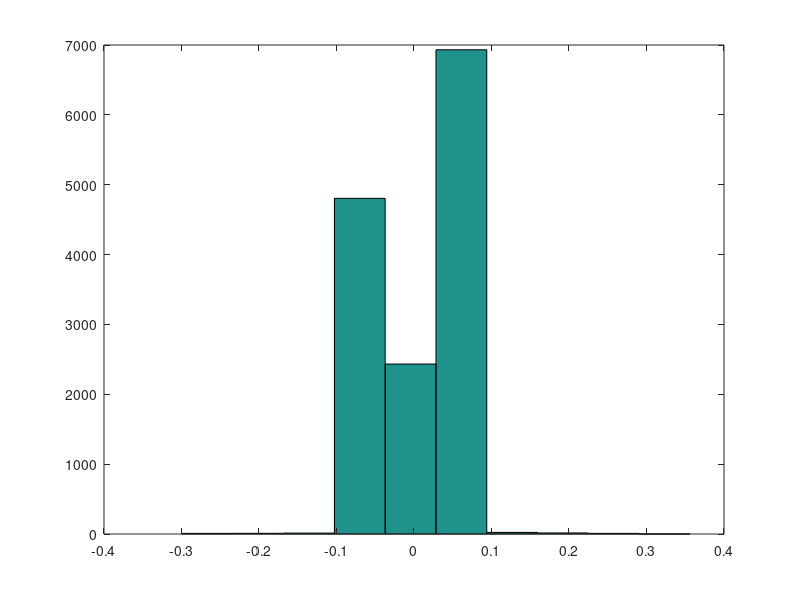
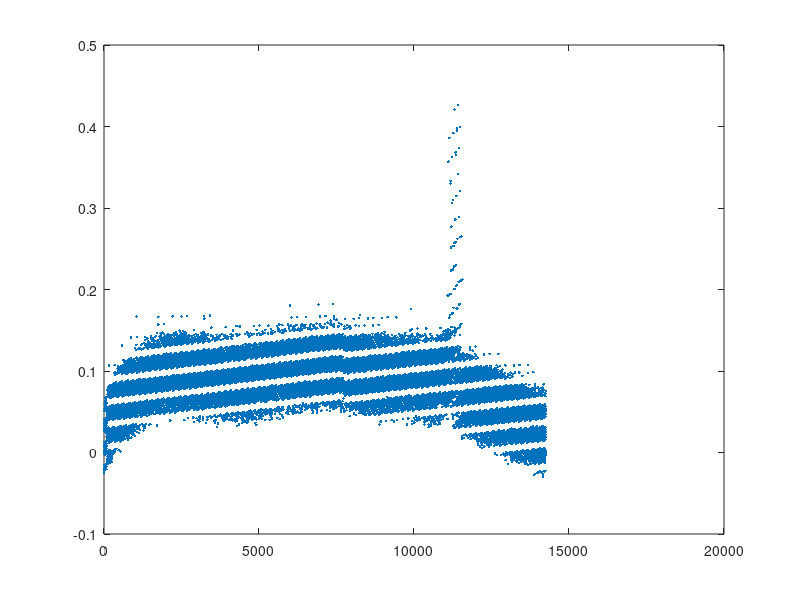
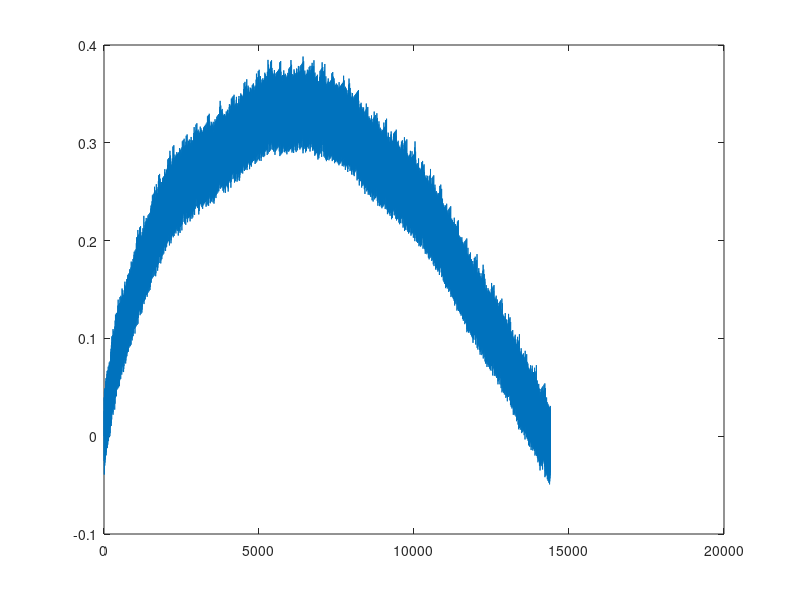
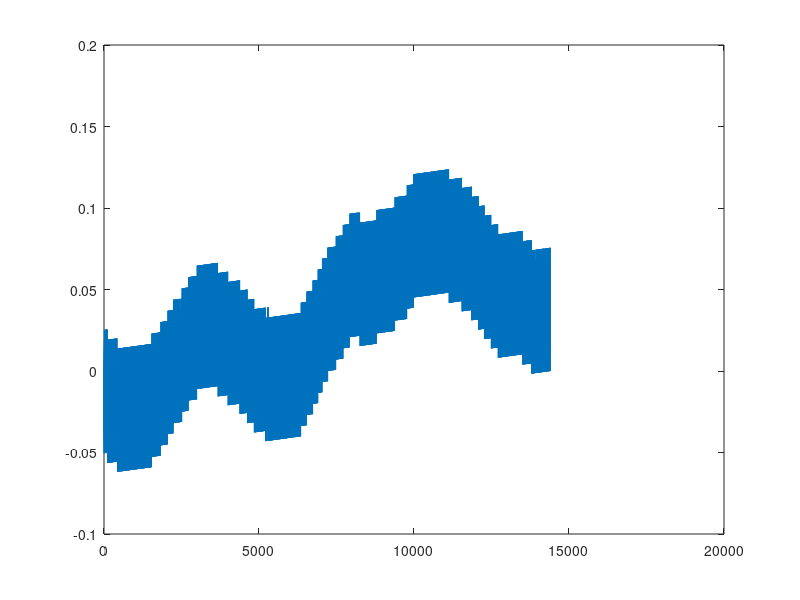

MATLAB code to generate these figures, in order:
load dEyeFrame 
load dEyeTime 
load dTrackerFrame 
load dTrackerTime 
load dDisplayFrame 
load dDisplayTime



nPoints = length(dEyeFrame);
iRange = 150:nPoints;
dEyeTime =  dEyeTime(iRange); 
dEyeFrame =  dEyeFrame(iRange); 
dC1 = (dEyeTime(end) - dEyeTime(1))/(dEyeFrame(end) - dEyeFrame(1));
dC0 = dEyeTime(1);
dCalcEyeTime = dC0 + dC1 * (dEyeFrame- dEyeFrame(1));

fprintf('IScan frame rate: %g\n', 1000/dC1);

dEyeErr = dEyeTime - dCalcEyeTime;
figure;

dEyeErrDiff = diff(dEyeErr);
hist(dEyeErrDiff);

figure;
plot(dEyeErr, '.');


dC0 = dTrackerTime(1);
dC1 = (dTrackerTime(end) - dTrackerTime(1))/(dTrackerFrame(end) - dTrackerFrame(1));
dC0 = dTrackerTime(1);
dCalcTrackerTime = dC0 + dC1 * (dTrackerFrame- dTrackerFrame(1));

fprintf('Liberty frame rate: %g\n', 1000/dC1);

figure;
plot(dTrackerTime - dCalcTrackerTime);


dC0 = dDisplayTime(1);
dC1 = (dDisplayTime(end) - dDisplayTime(1))/(dDisplayFrame(end) - dDisplayFrame(1));
dC0 = dDisplayTime(1);
dCalcDisplayTime = dC0 + dC1 * (dDisplayFrame- dDisplayFrame(1));

fprintf('Display frame rate: %g\n', 1000/dC1);


figure;
plot(dDisplayTime - dCalcDisplayTime);